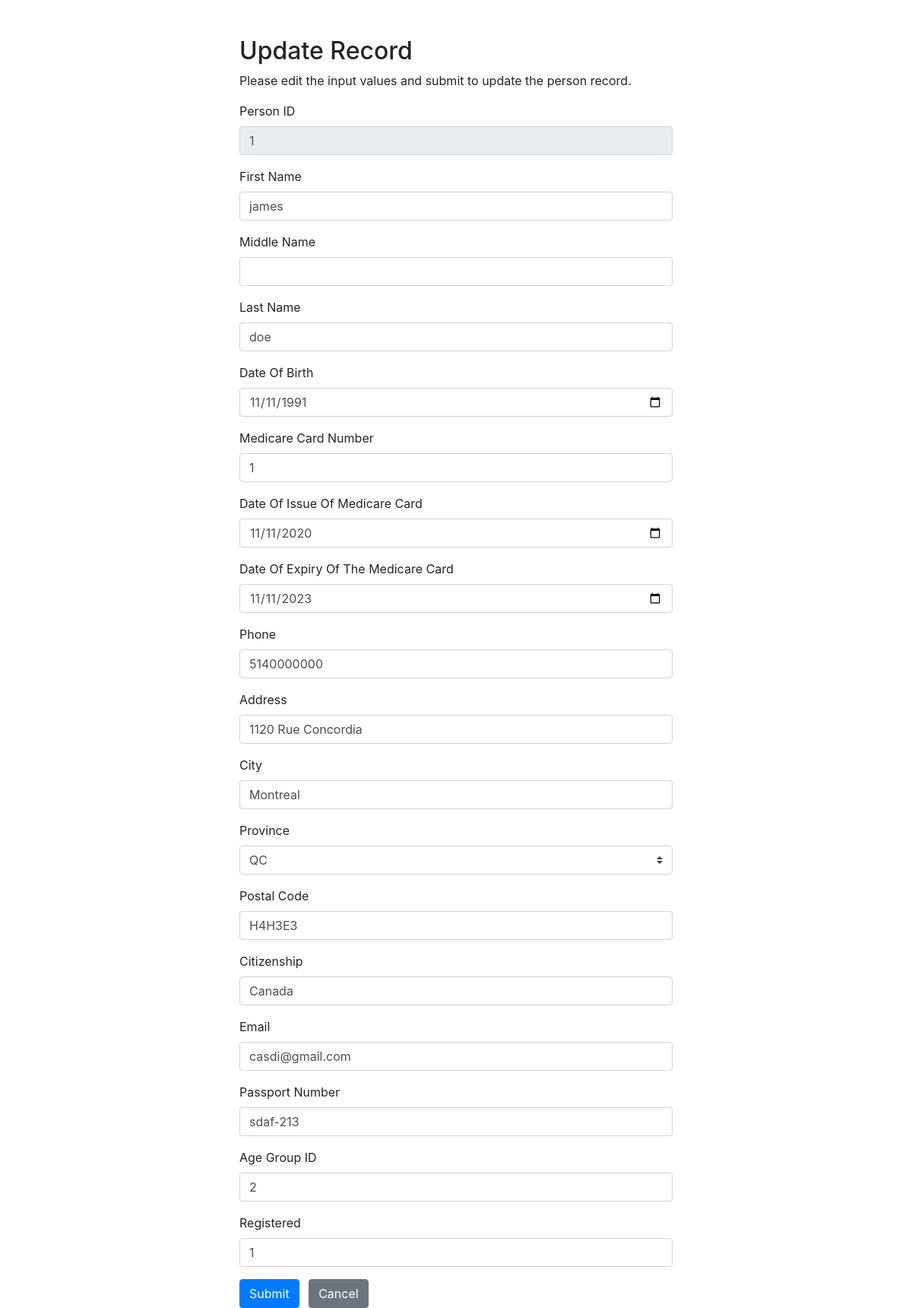
Page /php/person/update.php?person_id=1 on the committed database.
### tables this page shows
CREATE TABLE `person` (
  `person_id` int NOT NULL AUTO_INCREMENT COMMENT 'primary key',
  `first_name` varchar(255) NOT NULL,
  `middle_name` varchar(255) DEFAULT NULL,
  `last_name` varchar(255) NOT NULL,
  `date_of_birth` date NOT NULL,
  `medicare_card_number` varchar(255) DEFAULT NULL,
  `date_of_issue_of_medicare_card` date DEFAULT NULL,
  `date_of_expiry_of_the_medicare_card` date DEFAULT NULL,
  `phone` varchar(10) NOT NULL,
  `address` varchar(255) NOT NULL,
  `city` varchar(255) NOT NULL,
  `province` varchar(255) NOT NULL,
  `postal_code` varchar(10) NOT NULL,
  `citizenship` varchar(10) NOT NULL,
  `email` varchar(255) NOT NULL,
  `passport_number` varchar(255) NOT NULL,
  `age_group_id` int DEFAULT NULL,
  `registered` tinyint(1) DEFAULT NULL,
  `status` enum('A','D') NOT NULL DEFAULT 'A' COMMENT 'A - Active, D - Deleted',
  PRIMARY KEY (`person_id`),
  KEY `age_group_id` (`age_group_id`),
  CONSTRAINT `person_ibfk_1` FOREIGN KEY (`age_group_id`) REFERENCES `age_group` (`age_group_id`) ON DELETE CASCADE
);

### php/person/update.php (the view, shortened to what this page needs)
<?php
$link = connect();
$first_name = $middle_name = $last_name = $date_of_birth = $medicare_card_number = $date_of_issue_of_medicare_card =
  $date_of_expiry_of_the_medicare_card = $phone = $address = $city = $province = $postal_code = $citizenship = $email =
  $passport_number = $age_group_id = $registered = $status = "";
$first_name_err = $last_name_err = $date_of_birth_err = $phone_err = $address_err = $city_err = $province_err =
  $postal_code_err = $citizenship_err = $email_err = $passport_number_err = $status_err =
  $date_of_issue_of_medicare_card_err = $date_of_expiry_of_the_medicare_card_err = $age_group_id_err = $registered_err = "";
$sql = "SELECT * FROM province;";
$result = mysqli_query($link, $sql);
$all_province = mysqli_fetch_all($result, MYSQLI_ASSOC);
if (isset($_POST["person_id"]) && !empty($_POST["person_id"])) {
  $person_id = (int)(trim($_POST["person_id"]));
  $input_first_name = trim($_POST["first_name"]);
  $input_middle_name = trim($_POST["middle_name"]);
  $input_last_name = trim($_POST["last_name"]);
  $input_date_of_birth = trim($_POST["date_of_birth"]);
  $input_medicare_card_number = trim($_POST["medicare_card_number"]);
  $input_date_of_issue_of_medicare_card = trim($_POST["date_of_issue_of_medicare_card"]);
  $input_date_of_expiry_of_the_medicare_card = trim($_POST["date_of_expiry_of_the_medicare_card"]);
  $input_phone = trim($_POST["phone"]);
  $input_address = trim($_POST["address"]);
  $input_city = trim($_POST["city"]);
  $input_province = trim($_POST["province"]);
  $input_postal_code = trim($_POST["postal_code"]);
  $input_citizenship = trim($_POST["citizenship"]);
  $input_email = trim($_POST["email"]);
  $input_passport_number = trim($_POST["passport_number"]);
  $input_age_group_id = (int)(trim($_POST["age_group_id"]));
  $input_registered = (int)(trim($_POST["registered"]));
  $input_status = trim($_POST["status"]);
  if (empty($input_first_name)) {
    $first_name_err = "Please enter the first name";
  }
  if (empty($input_middle_name)) {
    $input_middle_name = null;
  }
  if (empty($input_last_name)) {
    $last_name_err = "Please enter the last name";
  }
  if (empty($input_date_of_birth)) {
    $date_of_birth_err = "Please enter the birthday";
  } else if (!validateMysqlDate($input_date_of_birth)) {
    $date_of_birth_err = "Invalid date format, please use format yyyy-mm-dd";
  }
  if (empty($input_phone)) {
    $phone_err = "Please enter the phone number";
  }
  if (empty($input_address)) {
    $address_err = "Please enter the address";
  }
  if (empty($input_city)) {
    $city_err = "Please enter the city";
  }
  if (empty($input_province)) {
    $province_err = "Please enter the province";
  }
  if (empty($input_postal_code)) {
    $postal_code_err = "Please enter the postal code";
  }
  if (empty($input_citizenship)) {
    $citizenship_err = "Please enter the citizenship";
  }
  if (empty($input_email)) {
    $email_err = "Please enter the email";
  }
  if (empty($input_passport_number)) {
    $passport_number_err = "Please enter the passport number";
  }
  if (empty($input_medicare_card_number)) {
    $input_medicare_card_number = null;
    $input_date_of_issue_of_medicare_card = null;
    $input_date_of_expiry_of_the_medicare_card = null;
  } else {
    if (!validateMysqlDate($input_date_of_issue_of_medicare_card)) {
      $date_of_issue_of_medicare_card_err = "Invalid date format, please use format yyyy-mm-dd";
    }
    if (!validateMysqlDate($input_date_of_expiry_of_the_medicare_card)) {
      $date_of_expiry_of_the_medicare_card_err = "Invalid date format, please use format yyyy-mm-dd";
    }
  }
  if (
    empty($first_name_err) && empty($last_name_err) && empty($date_of_birth_err) && empty($date_of_expiry_of_the_medicare_card_err) &&
    empty($date_of_issue_of_the_medicare_card_err) && empty($phone_err) && empty($address_err) && empty($city_err) &&
    empty($province_err) && empty($postal_code_err) && empty($citizenship_err) && empty($email_err) &&
    empty($passport_number_err)
  ) {
    $sql = "UPDATE person SET first_name = ?, middle_name = ?, last_name = ?, date_of_birth = ?, medicare_card_number = ?,
          date_of_issue_of_medicare_card = ?, date_of_expiry_of_the_medicare_card = ?, phone = ?, address = ?,
          city = ?, province = ?, postal_code = ?, citizenship = ?, email = ?, passport_number = ?, age_group_id = ?,
          registered = ? WHERE person_id = ?";
    $stmt = mysqli_prepare($link, $sql);
    mysqli_stmt_bind_param(
      $stmt,
      "sssssssssssssssiii",
      $input_first_name,
      $input_middle_name,
      $input_last_name,
      $input_date_of_birth,
      $input_medicare_card_number,
      $input_date_of_issue_of_medicare_card,
      $input_date_of_expiry_of_the_medicare_card,
      $input_phone,
      $input_address,
      $input_city,
      $input_province,
      $input_postal_code,
      $input_citizenship,
      $input_email,
      $input_passport_number,
      $input_age_group_id,
      $input_registered,
      $person_id
    );
    if ($stmt) {
      if (mysqli_stmt_execute($stmt)) {
        echo "<script>alert('Update Person Successful!');location='person.php';</script>";
        exit();
      } else {
        $error = mysqli_stmt_error($stmt);
        echo '<script> alert("' . $error . '")</script>';
      }
    } else {
      echo "<script>alert('Oops! Something went wrong. Please try again later. Error:" . $link->error . " ');location='update.php';</script>";
    }
    mysqli_stmt_close($stmt);
  }
  mysqli_close($link);
} else {
  if (isset($_GET["person_id"]) && !empty(trim($_GET["person_id"]))) {
    $person_id = trim($_GET["person_id"]);
    $sql = "SELECT * FROM person WHERE person_id = ?";
    if ($stmt = mysqli_prepare($link, $sql)) {
      mysqli_stmt_bind_param($stmt, "i", $person_id);
      if (mysqli_stmt_execute($stmt)) {
        $result = mysqli_stmt_get_result($stmt);
        if (mysqli_num_rows($result) == 1) {
          $row = mysqli_fetch_array($result, MYSQLI_ASSOC);
          $first_name = $row["first_name"];
          $middle_name = $row["middle_name"];
          $last_name = $row["last_name"];
          $date_of_birth = $row["date_of_birth"];
          $medicare_card_number = $row["medicare_card_number"];
          $date_of_issue_of_medicare_card = $row["date_of_issue_of_medicare_card"];
          $date_of_expiry_of_the_medicare_card = $row["date_of_expiry_of_the_medicare_card"];
          $phone = $row["phone"];
          $address = $row["address"];
          $city = $row["city"];
          $province = $row["province"];
          $postal_code = $row["postal_code"];
          $citizenship = $row["citizenship"];
          $email = $row["email"];
          $passport_number = $row["passport_number"];
          $age_group_id = $row["age_group_id"];
          $registered = $row["registered"];
        } else {
          header("location: error.php");
          exit();
        }
      } else {
        $error = mysqli_stmt_error($stmt);
        echo '<script> alert("' . $error . '")</script>';
      }
    } else {
      echo "<script>alert('Oops! Something went wrong. Please try again later. Error:" . $link->error . " ');location='create.php';</script>";
    }
  }
}
?>
<!DOCTYPE html>
<html lang="en">
<head>
  <link rel="stylesheet" href="https://stackpath.bootstrapcdn.com/bootstrap/4.5.2/css/bootstrap.min.css">
</head>
<body>
  <div class="wrapper">
    <div class="container-fluid">
      <div class="row">
        <div class="col-md-12">
          <h2 class="mt-5">Update Record</h2>
          <p>Please edit the input values and submit to update the person record.</p>
          <form action="<?php echo htmlspecialchars(basename($_SERVER['REQUEST_URI'])); ?>" method="post">
            <div class="form-group">
              <label>Person ID</label>
              <input type="read" name="person_id" class="form-control" value="<?php echo $person_id; ?>" readonly>
            </div>
            <div class="form-group">
              <label>First Name</label>
              <input type="string" name="first_name" class="form-control" value="<?php echo $first_name; ?>">
            </div>
            <div class="form-group">
              <label>Middle Name</label>
              <input type="string" name="middle_name" class="form-control value=" <?php echo $middle_name; ?>">
            </div>
            <div class="form-group">
              <label>Last Name</label>
              <input type="string" name="last_name" class="form-control" value="<?php echo $last_name; ?>">
            </div>
            <div class="form-group">
              <label>Date Of Birth</label>
              <input type="date" name="date_of_birth" class="form-control" value="<?php echo $date_of_birth; ?>">
            </div>
            <div class="form-group">
              <label>Medicare Card Number</label>
              <input type="string" name="medicare_card_number" class="form-control" value="<?php echo $medicare_card_number; ?>">
            </div>
            <div class="form-group">
              <label>Date Of Issue Of Medicare Card</label>
              <input type="date" name="date_of_issue_of_medicare_card" class="form-control" value="<?php echo $date_of_issue_of_medicare_card; ?>">
            </div>
            <div class="form-group">
              <label>Date Of Expiry Of The Medicare Card</label>
              <input type="date" name="date_of_expiry_of_the_medicare_card" class="form-control" value="<?php echo $date_of_expiry_of_the_medicare_card; ?>">
            </div>
            <div class="form-group">
              <label>Phone</label>
              <input type="string" name="phone" class="form-control" value="<?php echo $phone; ?>">
            </div>
            <div class="form-group">
              <label>Address</label>
              <input type="string" name="address" class="form-control" value="<?php echo $address; ?>">
            </div>
            <div class="form-group">
              <label>City</label>
              <input type="string" name="city" class="form-control" value="<?php echo $city; ?>">
            </div>
            <div class="form-group">
              <label>Province</label>
              <select class="custom-select" id="inputGroupSelect01" name="province">
                <?php
                foreach ($all_province as $provinces) {
                  if ($provinces['name'] == $province) {
                    echo '<option selected values=\"' . $provinces['name'] . '\">' . $provinces['name'] . '</option>';
                  } else {
                    echo '<option values=\"' . $provinces['name'] . '\">' . $provinces['name'] . '</option>';
                  }
                }
                ?>
              </select>
            </div>
            <div class="form-group">
              <label>Postal Code</label>
              <input type="string" name="postal_code" class="form-control" value="<?php echo $postal_code; ?>">
            </div>
            <div class="form-group">
              <label>Citizenship</label>
              <input type="string" name="citizenship" class="form-control" value="<?php echo $citizenship; ?>">
            </div>
            <div class="form-group">
              <label>Email</label>
              <input type="string" name="email" class="form-control" value="<?php echo $email; ?>">
            </div>
            <div class="form-group">
              <label>Passport Number</label>
              <input type="string" name="passport_number" class="form-control" value="<?php echo $passport_number; ?>">
            </div>
            <div class="form-group">
              <label>Age Group ID</label>
              <input type="number" name="age_group_id" class="form-control" value="<?php echo $age_group_id; ?>">
            </div>
            <div class="form-group">
              <label>Registered</label>
              <input type="number" name="registered" class="form-control" value="<?php echo $registered; ?>">
            </div>
            <input type="submit" class="btn btn-primary" value="Submit">
            <a href="person.php" class="btn btn-secondary ml-2">Cancel</a>
          </form>
        </div>
      </div>
    </div>
  </div>
</body>
</html>

### php/person/update.php (style rules this page uses)
.wrapper { width: 600px; margin: 0 auto; }

### rows in the picture
person: first_name "james", last_name "doe", date_of_birth "11/11/1991", medicare_card_number "1", date_of_issue_of_medicare_card "11/11/2020", date_of_expiry_of_the_medicare_card "11/11/2023", phone "5140000000", address "1120 Rue Concordia", city "Montreal", postal_code "H4H3E3", citizenship "Canada", email "casdi@gmail.com", passport_number "sdaf-213", age_group_id "2", registered "1"

### other values in the picture
form field province "QC"
